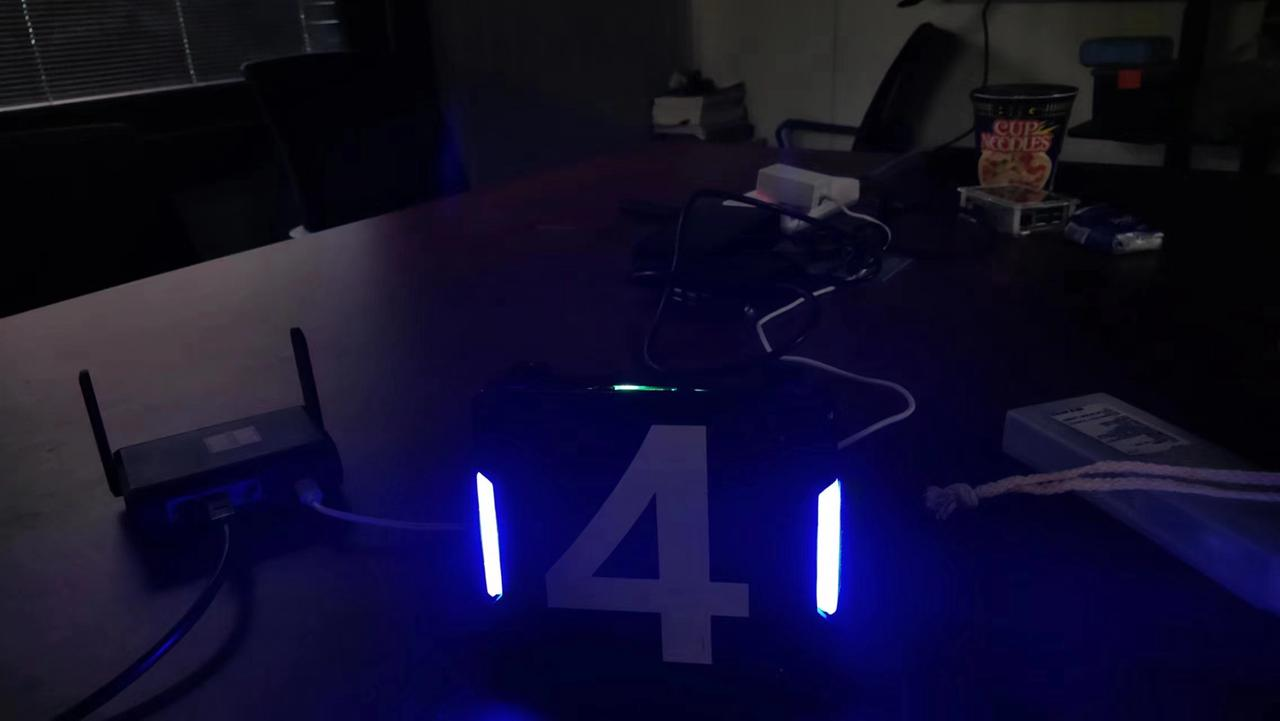
#> input picture test_1.jpg, 1280 x 721 px, found by its file name
$ python 6_3_canny.py
#> lines starting #> are read from the running program, lines starting #| are printed output that depends on the picture
import cv2
import numpy as np

#canny算子：Canny（image, threshold1, threshold2, edges=None, apertureSize=None, L2gradient=None）
#使用高斯滤波器5✖5对图像进行平滑处理，然后计算图像的梯度强度和方向，最后应用非极大值抑制和双阈值检测来检测图像中的边缘

img = cv2.imread("/home/c/桌面/Opencv/test_1.jpg")
#> img is the input picture: shape (721, 1280, 3); mean B, G, R 44.1, 15.5, 18.3

dst = cv2.Canny(img, 60, 200)
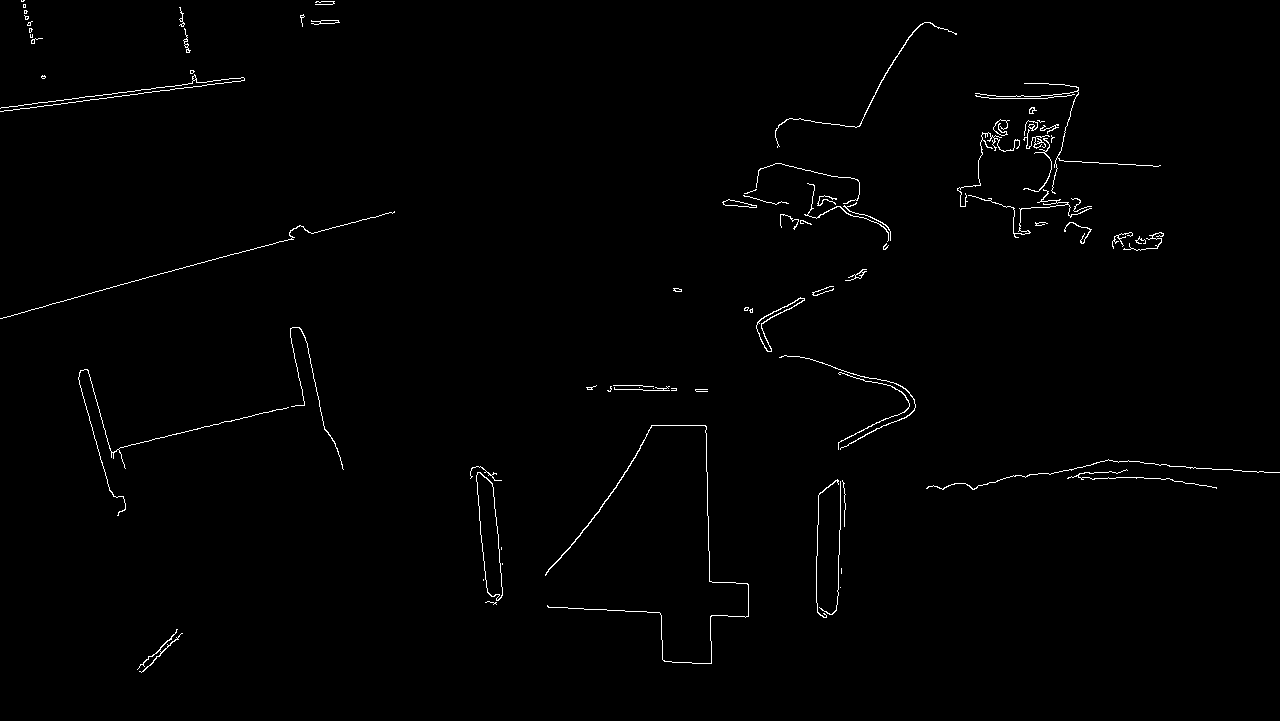
#> dst: shape (721, 1280); 0.9% white in thin lines or dots

cv2.imshow("img", img)
cv2.imshow("dst", dst)

key = cv2.waitKey(0)
#> (key Esc is pressed here)
